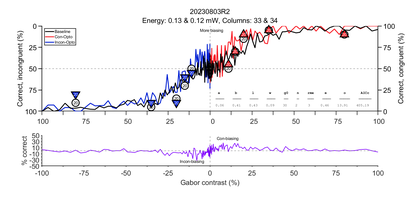
%> input picture testfigs/normMdlSim20230803.png, 420 x 200 px, shrunk from 1920 x 916 before the run
$ octave --eval "result = calculateSF(imread('testfigs/normMdlSim20230803.png'));"   (GNU Octave 9; MATLAB toolbox functions it lacks are replaced by stand-ins)
%> lines starting %> are read from the running program, lines starting %| are printed output that depends on the picture
% function to calculate Spatial Frequency. Calculations are from
% Li, S., Kwok, J. T., & Wang, Y. (2001). Combination of images with diverse focuses using the spatial frequency. Information fusion,
% Eskicioglu, A. M., & Fisher, P. S. (1995). Image quality measures and their performance. IEEE
% contact: alp.durmus@sydney.edu.au
function SF = calculateSF(Img)
RGB = Img;
%> RGB is the input picture: size 200x420x3 uint8; mean R, G, B 243.3, 241.8, 243.9
% convert image to greyscale if its not b&w already
if size(RGB,3) ~= 1
    I = rgb2gray(RGB);
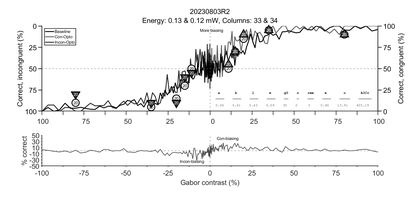
%> I: size 200x420 uint8; min 0, max 255, mean 242.5
else
    I=RGB;
end
% convert image to double type. necesarry for sqrt function
I2 = im2double(I);
figure
imshow(I2)
% M=number of rows; N=number of columns in the image
M= size(I2,1);
%> M = 200
N= size(I2,2);
%> N = 420
% calculate Raw Frequency RF
SumRF=0;
for i=1:M
    for j=2:N
      SumRF = SumRF + (I2(M,N)-I2(M,N-1)^2);
    end
end
%> after the loop, SumRF = 0
RF=sqrt(SumRF/(M*N));
%> RF = 0

% calculate Column Frequency CF
SumCF=0;
for i=1:N
    for j=2:M
      SumCF = SumCF + (I2(M,N)-I2(M-1,N)^2);
    end
end
%> after the loop, SumCF = 0
CF=sqrt(SumCF/(M*N));
%> CF = 0
% calculate Spatial Frequency SF output
SF=sqrt(RF^2+CF^2);
%> SF = 0
end
